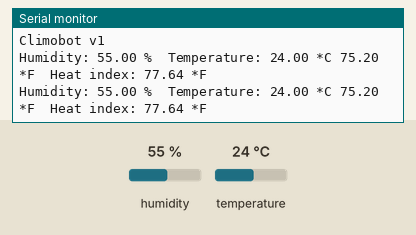
Simulated run of this sketch. Board: Arduino Uno, built with avr-gcc and run on an emulated ATmega328P. Shown: the last lines printed to the serial monitor. Wiring (inferred from the names in the program): DHT22 sensor: data pin 2. The test bench sets the inputs (shaded band); at power-on: humidity 55 %, temperature 24 °C.

Above: at 5.3 s.
5.4 s: humidity set to 22 %
At 8.3 s:
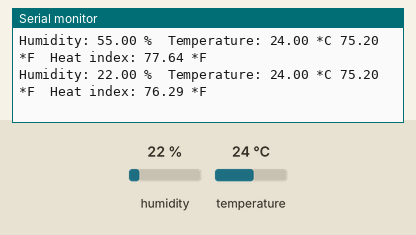
8.8 s: temperature set to 12 °C
At 10.4 s:
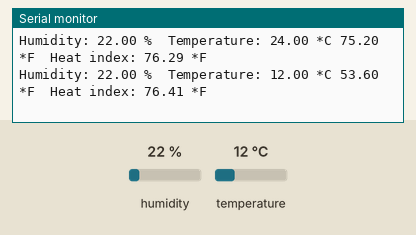
12.2 s: humidity set to 40 %
At 14.7 s:
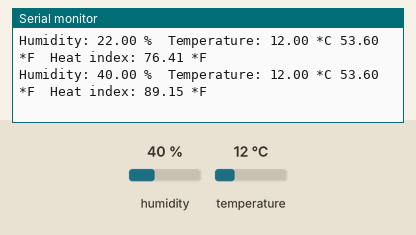
Timing chart, 0 to 16.2 s (numbered marks = the images above; inputs shaded):
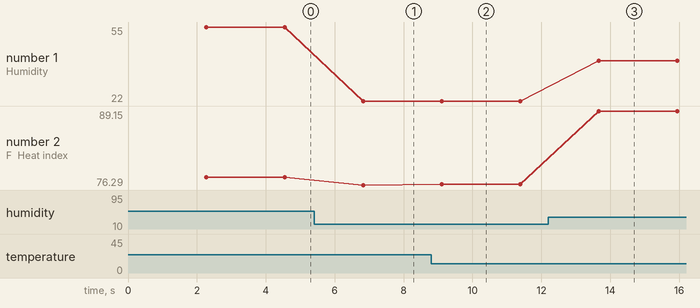

The sketch:

climobotv2sdlogger.ino
```cpp
/*

 Climobot Sense Base v1
 Angela Gabereau
 2015-03-28
 Santa Elena, Colombia
 2016-11-30
 Montreal, Quebec, Canada

 SD Logger
 This sketch is used to develop and debug the shield and library.
 To use, enable logging of a sensor, set relevant pin to true.

 Uses the following sensors:
 -- Adafruit GPS modules using MTK3329/MTK3339 driver, http://www.adafruit.com/products/746

 */

#include <Wire.h>
#include <Adafruit_Sensor.h>
#include <Adafruit_BMP085_U.h>
#include <Adafruit_GPS.h>
#include <SoftwareSerial.h>
#include "DHT.h"

// Enable Pins
#define ENABLE_GPS false
#define ENABLE_BMP false
#define ENABLE_DHT true
#define ENABLE_SOIL false
#define ENABLE_SOUND false
#define ENABLE_LIGHT false
#define ENABLE_GAS false

// Sensor Pins
#define PIN_GAS 0 // Analog
#define PIN_LIGHT 1 // Analog
#define PIN_SOIL 2 // Analog
#define PIN_SOUND 3 // Analog
#define PIN_DHT 2 // Digital

#define PIN_GPS_TX 8// Digital, Software Serial
#define PIN_GPS_RX 9// Digital, Software Serial

#define GASPIN 0
#define LIGHTPIN 1
#define SOILPIN 2
#define SOUNDPIN 3
#define DHTPIN 2
#define DHTTYPE DHT22

// DHT DEFINES
#define DHTTYPE DHT22

// Config GPS
// Set GPSECHO to 'false' to turn off echoing the GPS data to the Serial console
// Set to 'true' if you want to debug and listen to the raw GPS sentences.
#define GPSECHO  false

// Configure Interrupt for GPS
boolean usingInterrupt = false;
void useInterrupt(boolean); // Func prototype keeps Arduino 0023 happy

// Initialize the GPS module
// GPS communicates over software serial
SoftwareSerial gpsSerial(PIN_GPS_RX, PIN_GPS_TX); // RX, TX
Adafruit_GPS GPS(&gpsSerial);

// Initialize the barmetric pressure sensor
Adafruit_BMP085_Unified bmp = Adafruit_BMP085_Unified(10085);

// Initialize DHT sensor for normal 16mhz Arduino
DHT dht(DHTPIN, DHTTYPE);


void setup()
{
  // connect at 115200 so we can read the GPS fast enough and echo without dropping chars
  // also spit it out
  Serial.begin(115200);
  Serial.println("Climobot v1");

  if(ENABLE_GPS){
    setupGPS();
  }
  if(ENABLE_BMP){
    setupBMP();
  }
  if(ENABLE_DHT){
    setupDHT();
  }
}

uint32_t timer = millis();

void loop()                     // run over and over again
{
  // Serial.println("-----------------------------------");
  // Serial.println("-----------------------------------");
  if(ENABLE_GPS){
    loopGPS();
  }
  if(ENABLE_BMP){
    loopBMP();
  }
  if(ENABLE_DHT){
    loopDHT();
  }
  if(ENABLE_SOUND){
    loopSoundSensor();
  }
  if(ENABLE_SOIL){
    loopSoilSensor();
  }
  if(ENABLE_LIGHT){
    loopLightSensor();
  }
  if(ENABLE_GAS){
    loopGasSensor();
  }

}

/*
  Interrupts
 */

// Interrupt is called once a millisecond, looks for any new GPS data, and stores it
SIGNAL(TIMER0_COMPA_vect) {
  char c = GPS.read();
  // if you want to debug, this is a good time to do it!
#ifdef UDR0
  if (GPSECHO)
    if (c) UDR0 = c;
  // writing direct to UDR0 is much much faster than Serial.print
  // but only one character can be written at a time.
#endif
}

void useInterrupt(boolean v) {
  if (v) {
    // Timer0 is already used for millis() - we'll just interrupt somewhere
    // in the middle and call the "Compare A" function above
    OCR0A = 0xAF;
    TIMSK0 |= _BV(OCIE0A);
    usingInterrupt = true;
  }
  else {
    // do not call the interrupt function COMPA anymore
    TIMSK0 &= ~_BV(OCIE0A);
    usingInterrupt = false;
  }
}

void loopSoundSensor(){
  int val;
  val=analogRead(SOUNDPIN);   //connect mic sensor to Analog Sound Pin
  Serial.println();
  Serial.print("Analog Sound Sensor: ");
  Serial.println(val,DEC);//print the sound value to serial
  Serial.println();
  delay(100);
}

void loopSoilSensor(){
  int val;
  val=analogRead(SOILPIN);   //connect mic sensor to Analog Sound Pin
  //Serial.println();
  Serial.print("Soil Humidity Sensor : ");
  Serial.println(val,DEC);//print the moisture value to serial
  //Serial.println();
  delay(100);
}

void loopLightSensor(){
  int val;
  val=analogRead(LIGHTPIN);   //connect mic sensor to Analog Sound Pin
  //Serial.println();
  Serial.print("Light Sensor : ");
  Serial.println(val,DEC);//print the moisture value to serial
  //Serial.println();
  delay(100);
}

void loopGasSensor(){
  int val;
  val=analogRead(GASPIN);   //connect mic sensor to Analog Sound Pin
  //Serial.println();
  Serial.print("Gas Sensor : ");
  Serial.println(val,DEC);//print the moisture value to serial
  //Serial.println();
  delay(100);
}

/*
  DHT Humidity Temperature Sensor
 */
void setupDHT(){
  dht.begin();
}

void loopDHT(){
  // Wait a few seconds between measurements.
  delay(2000);

  // Reading temperature or humidity takes about 250 milliseconds!
  // Sensor readings may also be up to 2 seconds 'old' (its a very slow sensor)
  float h = dht.readHumidity();
  // Read temperature as Celsius
  float t = dht.readTemperature();
  // Read temperature as Fahrenheit
  float f = dht.readTemperature(true);

  // Check if any reads failed and exit early (to try again).
  if (isnan(h) || isnan(t) || isnan(f)) {
    Serial.println("Failed to read from DHT sensor!");
    return;
  }

  // Compute heat index
  // Must send in temp in Fahrenheit!
  float hi = dht.computeHeatIndex(f, h);

  Serial.print("Humidity: ");
  Serial.print(h);
  Serial.print(" %\t");
  Serial.print("Temperature: ");
  Serial.print(t);
  Serial.print(" *C ");
  Serial.print(f);
  Serial.print(" *F\t");
  Serial.print("Heat index: ");
  Serial.print(hi);
  Serial.println(" *F");
}


/*
 BMP Barometric Pressure Sensor
 */
void setupBMP(){
  /* Initialise the sensor */
  if(!bmp.begin())
  {
    /* There was a problem detecting the BMP085 ... check your connections */
    Serial.print("Ooops, no BMP085 detected ... Check your wiring or I2C ADDR!");
    while(1);
  }

  /* Display some basic information on this sensor */
  displaySensorDetails();
}

void loopBMP(){
  /* Get a new sensor event */
  sensors_event_t event;
  bmp.getEvent(&event);

  /* Display the results (barometric pressure is measure in hPa) */
  if (event.pressure)
  {
    /* Display atmospheric pressue in hPa */
    Serial.print("Pressure:    ");
    Serial.print(event.pressure);
    Serial.println(" hPa");

    /* Calculating altitude with reasonable accuracy requires pressure    *
     * sea level pressure for your position at the moment the data is     *
     * converted, as well as the ambient temperature in degress           *
     * celcius.  If you don't have these values, a 'generic' value of     *
     * 1013.25 hPa can be used (defined as SENSORS_PRESSURE_SEALEVELHPA   *
     * in sensors.h), but this isn't ideal and will give variable         *
     * results from one day to the next.                                  *
     *                                                                    *
     * You can usually find the current SLP value by looking at weather   *
     * websites or from environmental information centers near any major  *
     * airport.                                                           *
     *                                                                    *
     * For example, for Paris, France you can check the current mean      *
     * pressure and sea level at: http://bit.ly/16Au8ol                   */

    /* First we get the current temperature from the BMP085 */
    float temperature;
    bmp.getTemperature(&temperature);
    Serial.print("Temperature: ");
    Serial.print(temperature);
    Serial.println(" C");

    /* Then convert the atmospheric pressure, and SLP to altitude         */
    /* Update this next line with the current SLP for better results      */
    float seaLevelPressure = SENSORS_PRESSURE_SEALEVELHPA;
    Serial.print("Altitude:    ");
    Serial.print(bmp.pressureToAltitude(seaLevelPressure,
    event.pressure));
    Serial.println(" m");
    Serial.println("");
  }
  else
  {
    Serial.println("Sensor error");
  }
  delay(1000);
}
void setupGPS(){

  // 9600 NMEA is the default baud rate for Adafruit MTK GPS's- some use 4800
  GPS.begin(9600);

  // uncomment this line to turn on RMC (recommended minimum) and GGA (fix data) including altitude
  GPS.sendCommand(PMTK_SET_NMEA_OUTPUT_RMCGGA);
  // uncomment this line to turn on only the "minimum recommended" data
  //GPS.sendCommand(PMTK_SET_NMEA_OUTPUT_RMCONLY);
  // For parsing data, we don't suggest using anything but either RMC only or RMC+GGA since
  // the parser doesn't care about other sentences at this time

  // Set the update rate
  GPS.sendCommand(PMTK_SET_NMEA_UPDATE_1HZ);   // 1 Hz update rate
  // For the parsing code to work nicely and have time to sort thru the data, and
  // print it out we don't suggest using anything higher than 1 Hz

  // Request updates on antenna status, comment out to keep quiet
  GPS.sendCommand(PGCMD_ANTENNA);

  // the nice thing about this code is you can have a timer0 interrupt go off
  // every 1 millisecond, and read data from the GPS for you. that makes the
  // loop code a heck of a lot easier!
  useInterrupt(true);

  delay(1000);
  // Ask for firmware version
  gpsSerial.println(PMTK_Q_RELEASE);
}

void loopGPS(){
  // in case you are not using the interrupt above, you'll
  // need to 'hand query' the GPS, not suggested :(
  if (! usingInterrupt) {
    // read data from the GPS in the 'main loop'
    char c = GPS.read();
    // if you want to debug, this is a good time to do it!
    if (GPSECHO)
      if (c) Serial.print(c);
  }

  // if a sentence is received, we can check the checksum, parse it...
  if (GPS.newNMEAreceived()) {
    // a tricky thing here is if we print the NMEA sentence, or data
    // we end up not listening and catching other sentences!
    // so be very wary if using OUTPUT_ALLDATA and trytng to print out data
    //Serial.println(GPS.lastNMEA());   // this also sets the newNMEAreceived() flag to false

    if (!GPS.parse(GPS.lastNMEA()))   // this also sets the newNMEAreceived() flag to false
      return;  // we can fail to parse a sentence in which case we should just wait for another
  }

  // if millis() or timer wraps around, we'll just reset it
  if (timer > millis())  timer = millis();

  // approximately every 2 seconds or so, print out the current stats
  if (millis() - timer > 2000) {
    timer = millis(); // reset the timer

    Serial.print("\nTime: ");
    Serial.print(GPS.hour, DEC);
    Serial.print(':');
    Serial.print(GPS.minute, DEC);
    Serial.print(':');
    Serial.print(GPS.seconds, DEC);
    Serial.print('.');
    Serial.println(GPS.milliseconds);
    Serial.print("Date: ");
    Serial.print(GPS.day, DEC);
    Serial.print('/');
    Serial.print(GPS.month, DEC);
    Serial.print("/20");
    Serial.println(GPS.year, DEC);
    Serial.print("Fix: ");
    Serial.print((int)GPS.fix);
    Serial.print(" quality: ");
    Serial.println((int)GPS.fixquality);
    if (GPS.fix) {
      Serial.print("Location: ");
      Serial.print(GPS.latitude, 4);
      Serial.print(GPS.lat);
      Serial.print(", ");
      Serial.print(GPS.longitude, 4);
      Serial.println(GPS.lon);
      Serial.print("Location (in degrees, works with Google Maps): ");
      Serial.print(GPS.latitudeDegrees, 4);
      Serial.print(", ");
      Serial.println(GPS.longitudeDegrees, 4);

      Serial.print("Speed (knots): ");
      Serial.println(GPS.speed);
      Serial.print("Angle: ");
      Serial.println(GPS.angle);
      Serial.print("Altitude: ");
      Serial.println(GPS.altitude);
      Serial.print("Satellites: ");
      Serial.println((int)GPS.satellites);
    }
  }
}

void displaySensorDetails(void)
{
  sensor_t sensor;
  bmp.getSensor(&sensor);
  Serial.println("------------------------------------");
  Serial.print  ("Sensor:       ");
  Serial.println(sensor.name);
  Serial.print  ("Driver Ver:   ");
  Serial.println(sensor.version);
  Serial.print  ("Unique ID:    ");
  Serial.println(sensor.sensor_id);
  Serial.print  ("Max Value:    ");
  Serial.print(sensor.max_value);
  Serial.println(" hPa");
  Serial.print  ("Min Value:    ");
  Serial.print(sensor.min_value);
  Serial.println(" hPa");
  Serial.print  ("Resolution:   ");
  Serial.print(sensor.resolution);
  Serial.println(" hPa");
  Serial.println("------------------------------------");
  Serial.println("");
  delay(500);
}
```

Measured:
- after the input at 5.4 s, the serial monitor: prints a new line after 1.4 s (image 1)
- after the input at 8.8 s, the serial monitor: prints a new line after 0.31 s (image 2)
- after the input at 12.2 s, the serial monitor: prints a new line after 1.5 s (image 3)
- plotted number 1: 55 → 22 after the input at 5.4 s, 22 → 40 after the input at 12.2 s
- plotted number 2: 77.64 → 76.29 after the input at 5.4 s, 76.29 → 76.41 after the input at 8.8 s, 76.41 → 89.15 after the input at 12.2 s
